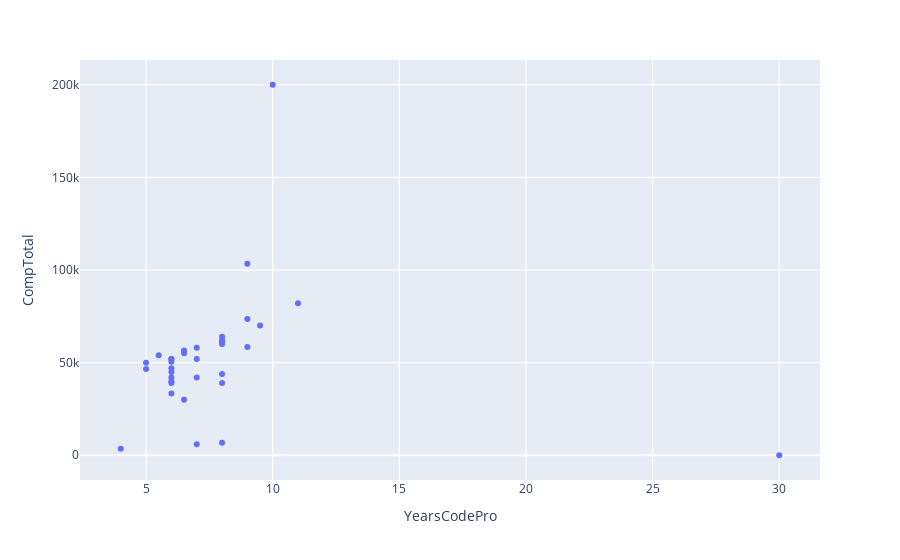

Here is the notebook cell this chart was saved with:
### Markdown cell above
test d'affichage

### Code cell
import plotly.express as px

fig = px.scatter(a, x="YearsCodePro", y="CompTotal",
                 hover_name="techs",
                 log_x=False, size_max=60)
fig

### Figure 1 — Plotly figure (JSON) as saved in the notebook; plotly's stock layout.template omitted (floating-point values rounded to 4 significant figures)
{"data": [{"hovertemplate": "<b>%{hovertext}</b><br><br>YearsCodePro=%{x}<br>CompTotal=%{y}<extra></extra>", "hovertext": ["JavaScript", "TypeScript", "C#", "Cpp", "HTML/CSS", "Python", "SQL", "Swift", "Lua", "PHP", "C", "Java", "Delphi", "Bash/Shell", "PowerShell", "Rust", "Elixir", "Erlang", "Ruby", "R", "Scala", "VBA", "Dart", "Go", "Kotlin", "Groovy", "MATLAB", "Perl", "Haskell", "Julia", "LISP", "Assembly", "F#", "Clojure", "APL", "Crystal", "Fortran", "Objective-C", "SAS", "OCaml", "Solidity", "COBOL"], "legendgroup": "", "marker": {"color": "#636efa", "symbol": "circle"}, "mode": "markers", "name": "", "orientation": "v", "showlegend": false, "type": "scatter", "x": [6, 6, 5.5, 5, 6, 6, 6, 7, 9, 7, 5, 6, null, 6.5, 6.5, 6, 8, 10, 8, 8, 6, 8, 6, 9, 8, 6.5, 7, 8, 9, 4, 11, 9.5, 7, null, 30, null, null, 8, null, 8, null, null], "xaxis": "x", "y": [45000, 50500, 54000, 50000, 42000, 52000, 52000, 58000, 73500, 42000, 46500, 47000, null, 55000, 56550, 39000, 39000, 200000, 62000, 43800, 33400, 61500, 40000, 58500, 60000, 29900, 5900, 61500, 103400, 3500, 82000, 70000, 52000, null, 0, null, null, 64000, null, 6800, null, null], "yaxis": "y"}], "layout": {"legend": {"tracegroupgap": 0}, "margin": {"t": 60}, "xaxis": {"anchor": "y", "domain": [0, 1], "title": {"text": "YearsCodePro"}}, "yaxis": {"anchor": "x", "domain": [0, 1], "title": {"text": "CompTotal"}}}}
